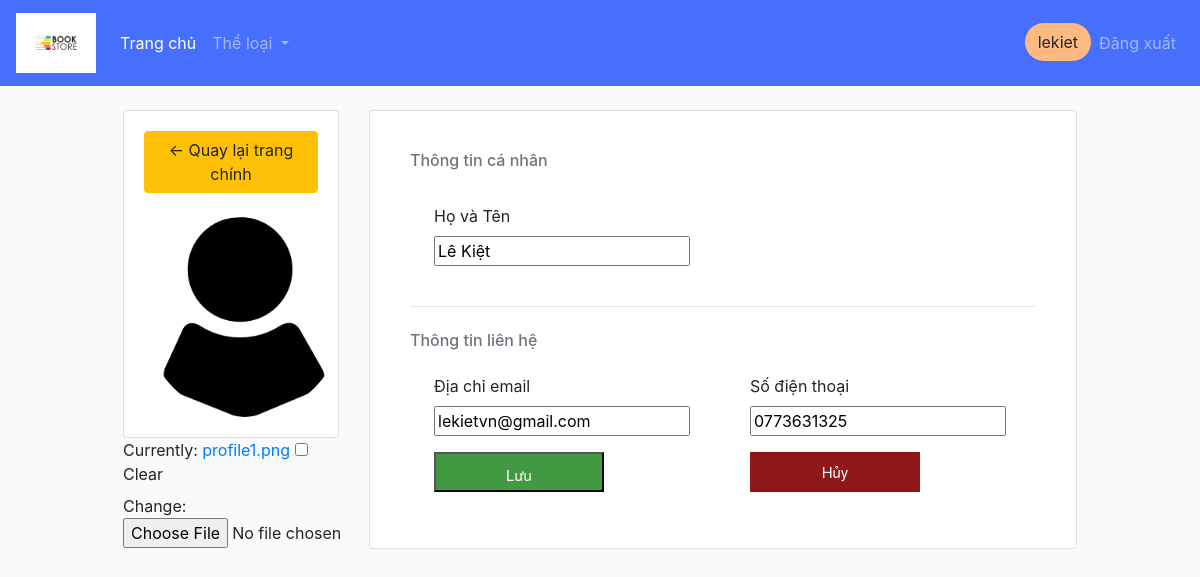
The page /customer_info/ (signed in) on the database its author committed.
### book/models.py (models this page shows, shortened)
class Person(models.Model):
    class Meta:
        verbose_name_plural = 'Thành viên'
    id = models.CharField(max_length=100, primary_key=True, editable=True)
    ho_ten = models.CharField('Họ tên', max_length=100, null=True)
    ngay_sinh = models.DateField('Ngày sinh', null=True, editable=True)
    so_dien_thoai = models.CharField('Số điện thoại', max_length=13, null=True)
    dia_chi = models.CharField('Địa chỉ', max_length=1000, null=True)
    email = models.CharField('Email', max_length=50, null=True)
    profile_pic = models.ImageField(default="profile1.png", null=True, blank=True)
    user = models.OneToOneField(User, blank=True, null=True, on_delete=models.CASCADE) # a user can have 1 customer, a customer have a user
    @property
    def get_group_name(self):
        query_set = Group.objects.filter(user = self.user)
        if not query_set:
            query_set = ''
        else:
            query_set = query_set[0].name.capitalize()
        return query_set

### book/views.py (the view)
# urls.py: path('customer_info/', views.customer_info, name='information'),
@login_required(login_url='login')
def customer_info(request):
    customer = request.user.person
    form = CustomerInfo(instance=customer)
    if request.method == "POST":
        form = CustomerInfo(request.POST, request.FILES, instance=customer)
        if form.is_valid():
            print(form.cleaned_data['profile_pic'])
            form.save()
    context = {'form': form}
    return render(request, 'book/customer_info.html', context)

### book/forms.py
class CustomerInfo(ModelForm):
    class Meta:
        model = Person
        fields = ['ho_ten', 'so_dien_thoai', 'email', 'profile_pic']

### book/templates/book/customer_info.html (shortened to what this page needs)
{%  extends 'book/main.html' %}
{% block content %}
<form action="" method="POST" enctype="multipart/form-data">
    <div class="row">
        <div class="col-md-3">
            <div class="card card-body">
                <a class="btn btn-warning" href="{% url 'home' %}"> &#8592; Quay lại trang chính</a><br>
                <img class="profile-pic" src="{{request.user.person.profile_pic.url}}" >
            </div>
            {{form.profile_pic}}
        </div>
        <div class="col-md-9">
            <div class="card card-body">
                <div class="card-body">
                    <h6 class="heading-small text-muted mb-4">Thông tin cá nhân</h6>
                    <div class="pl-lg-4">
                    <div class="row">
                    <div class="col-md-12">
                    <div class="form-group focused">
                    <label class="form-control-label" for="id_ho_ten">Họ và Tên</label><br>
                    {{form.ho_ten}}
            </div>
            </div>
            </div>
            </div>
                <hr class="my-4">
                <h6 class="heading-small text-muted mb-4">Thông tin liên hệ</h6>
                <div class="pl-lg-4">
                    <div class="row">
                        <div class="col-lg-6">
                        <div class="form-group focused">
                        <label class="form-control-label" for="email">Địa chỉ email</label><br>
                        {{form.email}}
                        </div>
                        </div>
                        <div class="col-lg-6">
                        <div class="form-group focused">
                        <label class="form-control-label" for="so_dien_thoai">Số điện thoại</label><br>
                        {{form.so_dien_thoai}}
                        </div>
                        </div>
                    </div>
                </div>
                <div class="pl-lg-4">
                    <div class="row">
                        <div class="col-lg-6">
                        <div class="form-group focused">
                            <input style="text-decoration:none;font-family:Gotham,
                            'Helvetica Neue', Helvetica, Arial, sans-serif;color:#ffffff;
                            background:#419941;width:170px;text-align:center;
                            line-height:40px;height:40px;display:block;
                            font-size:15px;" type="submit" value="Lưu">
                        </div>
                        </div>
                        <div class="col-lg-6">
                        <div class="form-group focused">
                            <a style="text-decoration:none;font-family:Gotham,
                            'Helvetica Neue', Helvetica, Arial, sans-serif;color:#ffffff;
                            background:#911818;width:170px;text-align:center;
                            line-height:40px;height:40px;display:block;
                            font-size:15px;" href="\" a>Hủy</a>
                        </div>
                        </div>
                    </div>
                </div>
            </div>
        </div>
    </div>
</div>
</form>
{% endblock %}

### book/templates/book/navbar.html (shortened to what this page needs)
{% load static %}
<nav class="navbar navbar-expand-sm navbar-dark" style="background-color: rgba(40, 88, 255, 0.85);">
  <a class="navbar-brand" href="{% url 'home' %}">
    <img src="{% static 'images/logons.png' %}" alt="logo" height="60px">
  </a>
  <div class="collapse navbar-collapse" id="navbarSupportedContent">
    <ul class="navbar-nav mr-auto">
      <li class="nav-item active">
        <a class="nav-link" href="{% url 'home' %}">Trang chủ <span class="sr-only">(current)</span></a>
      </li>
      <li class="nav-item dropdown">
        <a class="nav-link dropdown-toggle" href="#" id="navbarDropdown" role="button" data-toggle="dropdown" aria-haspopup="true" aria-expanded="false">
          Thể loại
        </a>
      </li>
    </ul>
    <div class="form-inline my-2 my-lg-0">
      <ul class="navbar-nav">
        {% if user.is_authenticated %}
        <li class="nav-item">
          <a class="btn" style="background-color: #FFBA81; border-radius: 40px;" href="/customer_info/">{{request.user.person.get_group_name}} {{request.user}}</a>
        </li>
        <li class="nav-item">
          <a class="nav-link" href="{% url 'logout' %}">Đăng xuất</a>
        </li>
        {% endif %}
    </ul>
    </div>
  </div>
</nav>

### static/css/book_main.css (style rules this page uses)
body { background-color: hsl(0, 0%, 98%); }
h1,h2,h3,h4,h5,h6 { color:hsl(0, 0%, 21%); }
.col-md-4, .col-md-6, .col-md-8, .col-md-12 { margin-top: 10px; }

### book/templates/book/customer_info.html (style rules this page uses)
.profile-pic { max-width: 200px; max-height:200px; margin: 0 auto; border-radius: 50%; }

### rows shown on the page
Person: ho_ten "Lê Kiệt", email "lekietvn@gmail.com", so_dien_thoai "0773631325"

### other values the page prints
{{ request.user }} "lekiet"
